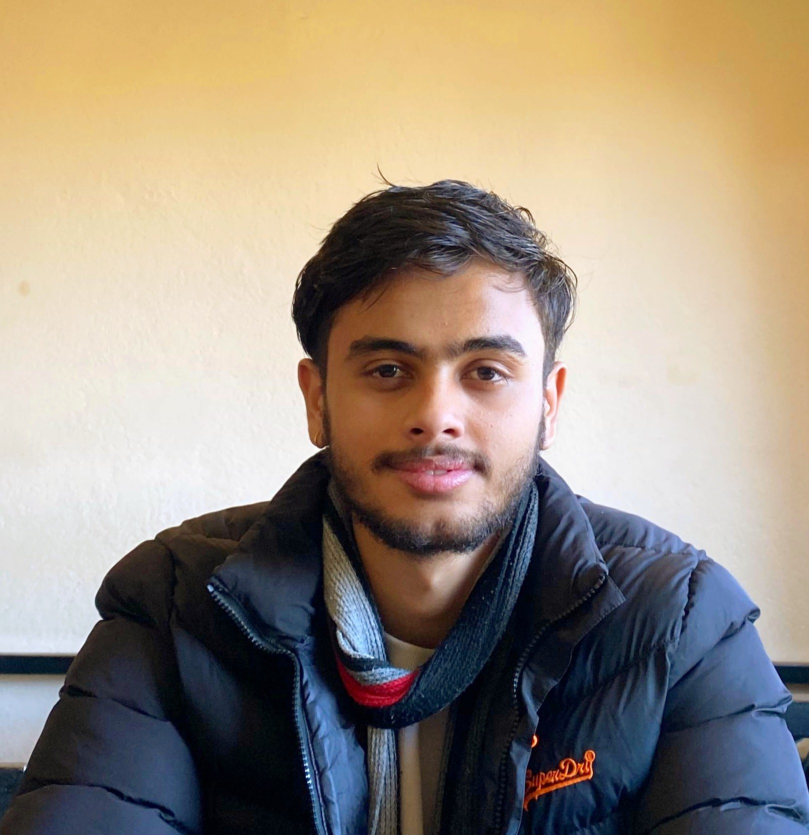
#> input picture semester-5/ip/codes/img/samir.jpg, 1617 x 1669 px (shown at 1/2 size)
$ jupyter execute 'Lab 9 - Histogram Equalization.ipynb'
#> lines starting #> are read from the running program, lines starting #| are printed output that depends on the picture
# Theory

Histogram equalization is a technique used to enhance the contrast of grayscale images by redistributing the intensity values. The goal is to obtain a uniform histogram where all intensity levels are equally probable. This is achieved by applying a transformation function based on the cumulative distribution function (CDF) of the image's histogram.

Given an input image with intensity levels $r$ and its probability distribution $p_r(r)$, the transformation function is:

$$
s = T(r) = (L-1) \int_0^r p_r(w) \, dw
$$

where $L$ is the number of possible intensity levels (typically 256 for 8-bit images).

[cell 1]
import numpy as np
from PIL import Image
import matplotlib.pyplot as plt

[cell 2]
def histogram_equalization(input_image):
  # resizing image
  img = input_image.resize((400,400), Image.Resampling.LANCZOS)
  # convert our image into a numpy array
  img = np.asarray(img)

  # put pixels in a 1D array by flattening out img array
  flat = img.flatten()

  # show the histogram
  #plt.hist(flat, bins=256)

  histogram = np.zeros(256)
  # loop through pixels and sum up counts of pixels
  for pixel in flat:
    histogram[pixel] += 1

  #plt.plot(histogram)

  a = iter(histogram)
  b = [next(a)]
  for i in a:
    b.append(b[-1] + i)

  cs = np.array(b)

  # numerator & denomenator
  nj = (cs - cs.min()) * 255
  N = cs.max() - cs.min()

  # re-normalize the cumsum
  cs = nj / N

  # cast it back to uint8 since we can't use floating point values in images
  cs = cs.astype('uint8')


  # get the value from cumulative sum for every index in flat, and set that as img_new
  img_new = cs[flat]


  # put array back into original shape since we flattened it
  img_new = np.reshape(img_new, img.shape)

  # set up side-by-side image display
  fig = plt.figure()
  fig.set_figheight(15)
  fig.set_figwidth(15)

  fig.add_subplot(2,2,1)
  plt.imshow(img, cmap='gray')

  #histogram of initial image
  fig.add_subplot(2,2,2)
  plt.hist(flat, bins=50)

  # display the new image
  fig.add_subplot(2,2,3)
  plt.imshow(img_new, cmap='gray')

  #histogram of final image
  fig.add_subplot(2,2,4)
  plt.hist(cs, bins=50)

  plt.show(block=True)

[cell 3]
# reading image and converting to gray scale
img = Image.open('img/samir.jpg').convert('L')
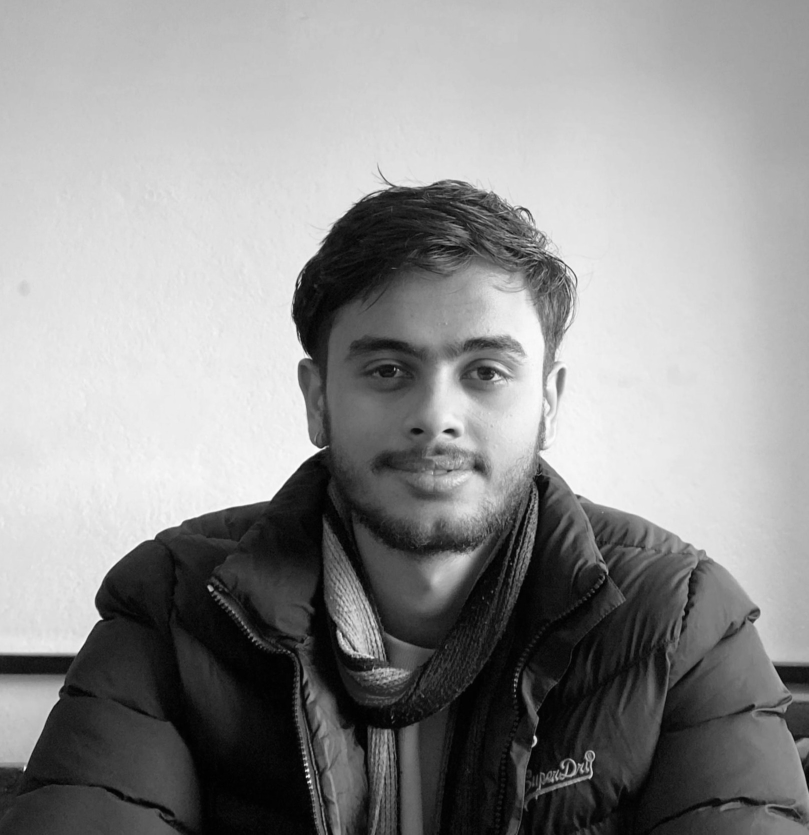
#> img: PIL image 1617x1669 L (shown at 1/2 size); min 0, max 255, mean 144.2
#Calling the histogram equalization function
histogram_equalization(img)
#> in histogram_equalization, `img = input_image.resize((400,400), Image.Resampling.LANCZOS)`:
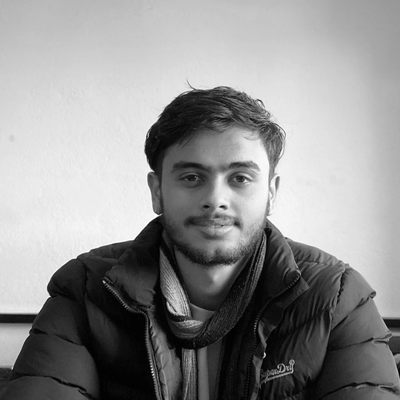
#> img: PIL image 400x400 L; min 0, max 255, mean 144.2
#> the loop in histogram_equalization, `for pixel in flat:` made 160000 passes
#> pixel on passes 1 to 3: 180, 180, 178
#> after the loop in histogram_equalization, `for pixel in flat:`: histogram = 256 values, max 2539 at index 224, min 9 at index 253, mean 625
#> in histogram_equalization, `b = [next(a)]`: b = [40]
#> the loop in histogram_equalization, `for i in a:` made 255 passes
#> i on passes 1 to 3: 97, 562, 1182
#> after the loop in histogram_equalization, `for i in a:`: b = 256 values from 40 to 160000
#> in histogram_equalization, `nj = (cs - cs.min()) * 255`: nj = 256 values from 0 to 40789800
#> in histogram_equalization, `N = cs.max() - cs.min()`: N = 159960
#> in histogram_equalization, `cs = nj / N`: cs = 256 values from 0 to 255
#> in histogram_equalization, `img_new = np.reshape(img_new, img.shape)`:
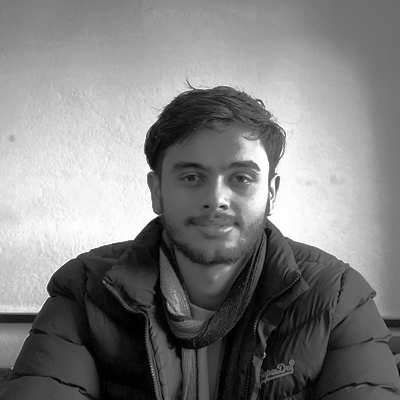
#> img_new: shape (400, 400); min 0, max 255, mean 127.8
#> in histogram_equalization, `plt.show(block=True)`:
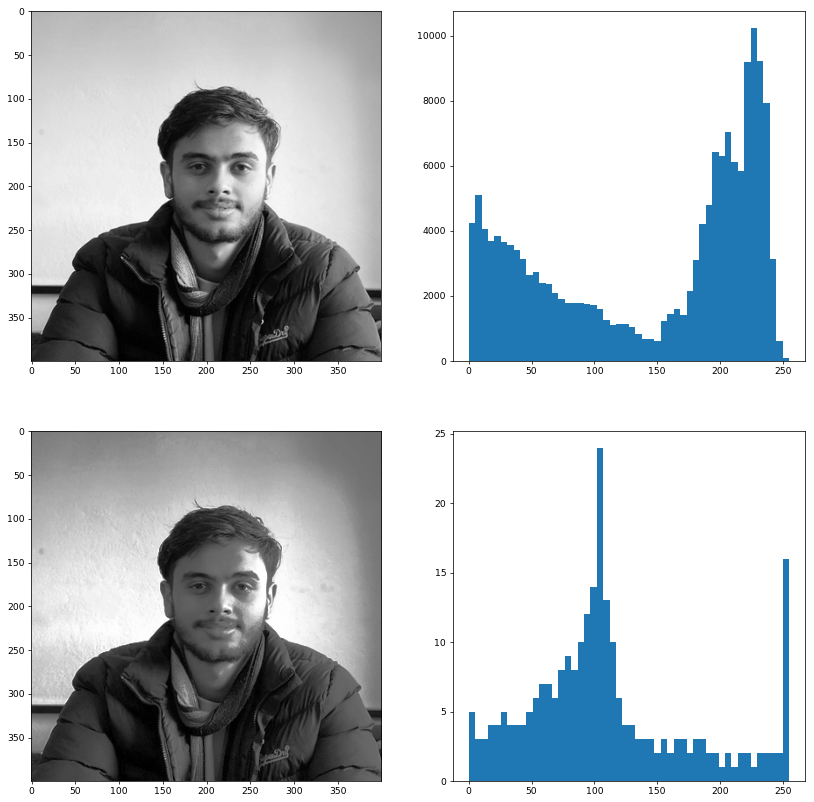
#> figure drawn by matplotlib, 4 panels; panel 2: tallest bar 10256 high, from x = 224.4 to 229.5; panel 4: tallest bar 24 high, from x = 102 to 107.1
